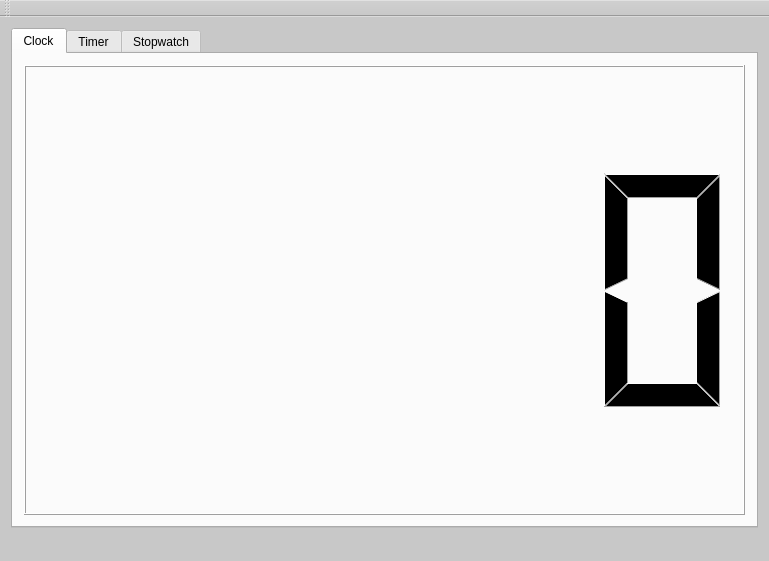
<?xml version="1.0" encoding="UTF-8"?>
<ui version="4.0">
 <class>MainWindow</class>
 <widget class="QMainWindow" name="MainWindow">
  <property name="geometry">
   <rect>
    <x>0</x>
    <y>0</y>
    <width>769</width>
    <height>561</height>
   </rect>
  </property>
  <property name="windowTitle">
   <string>Clock</string>
  </property>
  <property name="styleSheet">
   <string notr="true">background-color:rgb(200,200,200)</string>
  </property>
  <property name="tabShape">
   <enum>QTabWidget::Rounded</enum>
  </property>
  <widget class="QWidget" name="centralWidget">
   <property name="styleSheet">
    <string notr="true">background-color: rgb(100);</string>
   </property>
   <layout class="QGridLayout" name="gridLayout">
    <item row="1" column="0">
     <widget class="QTabWidget" name="tabWidget">
      <property name="styleSheet">
       <string notr="true">font: 18pt &quot;Agency FB&quot;;
color: rgb(0);
background-color: rgb(200);</string>
      </property>
      <property name="tabPosition">
       <enum>QTabWidget::North</enum>
      </property>
      <property name="tabShape">
       <enum>QTabWidget::Rounded</enum>
      </property>
      <property name="currentIndex">
       <number>0</number>
      </property>
      <property name="usesScrollButtons">
       <bool>false</bool>
      </property>
      <property name="documentMode">
       <bool>false</bool>
      </property>
      <widget class="QWidget" name="clock_tab">
       <attribute name="title">
        <string>Clock</string>
       </attribute>
       <layout class="QGridLayout" name="gridLayout_2">
        <item row="0" column="0">
         <widget class="QLCDNumber" name="clock">
          <property name="font">
           <font>
            <family>Agency FB</family>
            <pointsize>18</pointsize>
            <weight>50</weight>
            <italic>false</italic>
            <bold>false</bold>
           </font>
          </property>
          <property name="styleSheet">
           <string notr="true"/>
          </property>
          <property name="smallDecimalPoint">
           <bool>false</bool>
          </property>
          <property name="digitCount">
           <number>5</number>
          </property>
         </widget>
        </item>
       </layout>
      </widget>
      <widget class="QWidget" name="timer_tab">
       <attribute name="title">
        <string>Timer</string>
       </attribute>
       <layout class="QGridLayout" name="gridLayout_3">
        <item row="2" column="0">
         <widget class="QPushButton" name="startTimer">
          <property name="text">
           <string>Start/Stop</string>
          </property>
         </widget>
        </item>
        <item row="4" column="0">
         <widget class="QLCDNumber" name="timer"/>
        </item>
        <item row="1" column="0">
         <layout class="QHBoxLayout" name="horizontalLayout">
          <item>
           <spacer name="horizontalSpacer_3">
            <property name="orientation">
             <enum>Qt::Horizontal</enum>
            </property>
            <property name="sizeHint" stdset="0">
             <size>
              <width>40</width>
              <height>20</height>
             </size>
            </property>
           </spacer>
          </item>
          <item>
           <widget class="QLabel" name="label">
            <property name="text">
             <string>Minutes </string>
            </property>
           </widget>
          </item>
          <item>
           <widget class="QSpinBox" name="timerMins"/>
          </item>
          <item>
           <widget class="QLabel" name="label_2">
            <property name="text">
             <string>Seconds </string>
            </property>
           </widget>
          </item>
          <item>
           <widget class="QSpinBox" name="timerSecs"/>
          </item>
          <item>
           <spacer name="horizontalSpacer_4">
            <property name="orientation">
             <enum>Qt::Horizontal</enum>
            </property>
            <property name="sizeHint" stdset="0">
             <size>
              <width>40</width>
              <height>20</height>
             </size>
            </property>
           </spacer>
          </item>
         </layout>
        </item>
        <item row="3" column="0">
         <widget class="QPushButton" name="timerReset">
          <property name="text">
           <string>Reset</string>
          </property>
         </widget>
        </item>
       </layout>
      </widget>
      <widget class="QWidget" name="stopwatch_tab">
       <attribute name="title">
        <string>Stopwatch</string>
       </attribute>
       <layout class="QGridLayout" name="gridLayout_4">
        <item row="0" column="0">
         <widget class="QPushButton" name="stopwatchStart">
          <property name="text">
           <string>Start/Stop</string>
          </property>
         </widget>
        </item>
        <item row="2" column="0">
         <widget class="QLCDNumber" name="stopwatch"/>
        </item>
        <item row="1" column="0">
         <widget class="QPushButton" name="stopwatchReset">
          <property name="text">
           <string>Reset</string>
          </property>
         </widget>
        </item>
       </layout>
      </widget>
     </widget>
    </item>
   </layout>
  </widget>
  <widget class="QStatusBar" name="statusBar"/>
  <widget class="QToolBar" name="mainToolBar">
   <attribute name="toolBarArea">
    <enum>TopToolBarArea</enum>
   </attribute>
   <attribute name="toolBarBreak">
    <bool>false</bool>
   </attribute>
  </widget>
 </widget>
 <layoutdefault spacing="6" margin="11"/>
 <resources/>
 <connections/>
</ui>
